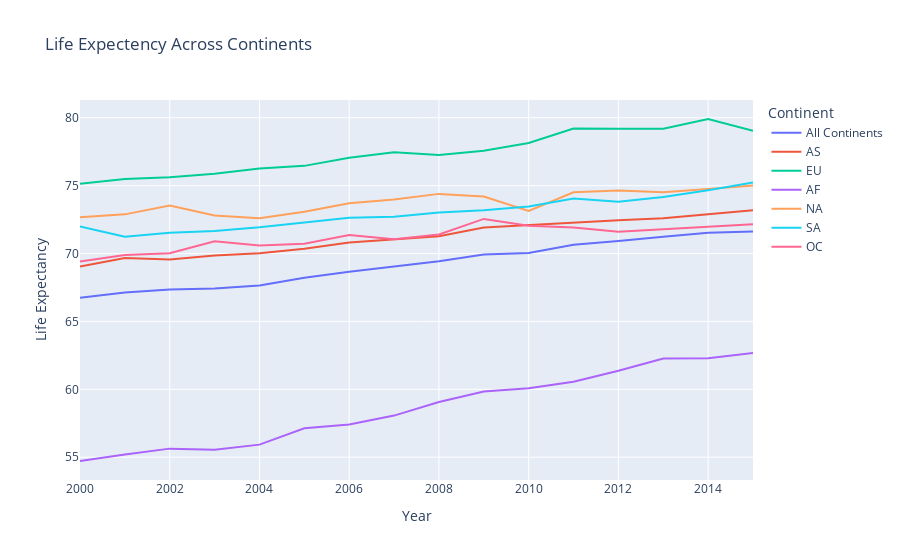

Notebook source saved alongside this figure:
### Code cell
# A temporary data frame, will be created to obtain the yearly average
# life expectancy for all the continents combined.
all_continents = life_exp.groupby("Year").mean().reset_index()
all_continents["Continent"] = "All Continents"
# The for loop below will find the yearly average life expectancy
# for each continent and then merge it with the all_continents data frame.
for continent in list(life_exp["Continent"].unique()):
  continent_df = life_exp[life_exp["Continent"] == continent]
  continent_df = continent_df.groupby("Year").mean().reset_index()
  continent_df["Continent"] = str(continent)
  all_continents = pd.merge(all_continents, continent_df, how="outer")
# At this point, the all_continents data frame has the annual average
# life expectancy for each continent as well as the annual average
# life expectancy for all the continents combined.
life_exp_fig = px.line(all_continents, x="Year", y="Life Expectancy",
                       color="Continent",
                       title='Life Expectency Across Continents')
life_exp_fig.show()

### Figure 1 — Plotly figure (JSON) as saved in the notebook; plotly's stock layout.template omitted (floating-point values rounded to 4 significant figures)
{"data": [{"hovertemplate": "Continent=All Continents<br>Year=%{x}<br>Life Expectancy=%{y}<extra></extra>", "legendgroup": "All Continents", "line": {"color": "#636efa", "dash": "solid"}, "marker": {"symbol": "circle"}, "mode": "lines", "name": "All Continents", "orientation": "v", "showlegend": true, "type": "scatter", "x": [2000, 2001, 2002, 2003, 2004, 2005, 2006, 2007, 2008, 2009, 2010, 2011, 2012, 2013, 2014, 2015], "xaxis": "x", "y": [66.75, 67.13, 67.35, 67.43, 67.65, 68.21, 68.67, 69.04, 69.43, 69.94, 70.05, 70.65, 70.92, 71.24, 71.54, 71.62], "yaxis": "y"}, {"hovertemplate": "Continent=AS<br>Year=%{x}<br>Life Expectancy=%{y}<extra></extra>", "legendgroup": "AS", "line": {"color": "#EF553B", "dash": "solid"}, "marker": {"symbol": "circle"}, "mode": "lines", "name": "AS", "orientation": "v", "showlegend": true, "type": "scatter", "x": [2000, 2001, 2002, 2003, 2004, 2005, 2006, 2007, 2008, 2009, 2010, 2011, 2012, 2013, 2014, 2015], "xaxis": "x", "y": [69.04, 69.68, 69.56, 69.86, 70.02, 70.35, 70.82, 71.07, 71.27, 71.92, 72.11, 72.3, 72.46, 72.59, 72.88, 73.19], "yaxis": "y"}, {"hovertemplate": "Continent=EU<br>Year=%{x}<br>Life Expectancy=%{y}<extra></extra>", "legendgroup": "EU", "line": {"color": "#00cc96", "dash": "solid"}, "marker": {"symbol": "circle"}, "mode": "lines", "name": "EU", "orientation": "v", "showlegend": true, "type": "scatter", "x": [2000, 2001, 2002, 2003, 2004, 2005, 2006, 2007, 2008, 2009, 2010, 2011, 2012, 2013, 2014, 2015], "xaxis": "x", "y": [75.15, 75.49, 75.62, 75.87, 76.27, 76.46, 77.05, 77.46, 77.26, 77.57, 78.14, 79.21, 79.2, 79.2, 79.91, 79.04], "yaxis": "y"}, {"hovertemplate": "Continent=AF<br>Year=%{x}<br>Life Expectancy=%{y}<extra></extra>", "legendgroup": "AF", "line": {"color": "#ab63fa", "dash": "solid"}, "marker": {"symbol": "circle"}, "mode": "lines", "name": "AF", "orientation": "v", "showlegend": true, "type": "scatter", "x": [2000, 2001, 2002, 2003, 2004, 2005, 2006, 2007, 2008, 2009, 2010, 2011, 2012, 2013, 2014, 2015], "xaxis": "x", "y": [54.72, 55.21, 55.63, 55.56, 55.93, 57.13, 57.41, 58.06, 59.07, 59.84, 60.08, 60.56, 61.37, 62.27, 62.29, 62.67], "yaxis": "y"}, {"hovertemplate": "Continent=NA<br>Year=%{x}<br>Life Expectancy=%{y}<extra></extra>", "legendgroup": "NA", "line": {"color": "#FFA15A", "dash": "solid"}, "marker": {"symbol": "circle"}, "mode": "lines", "name": "NA", "orientation": "v", "showlegend": true, "type": "scatter", "x": [2000, 2001, 2002, 2003, 2004, 2005, 2006, 2007, 2008, 2009, 2010, 2011, 2012, 2013, 2014, 2015], "xaxis": "x", "y": [72.68, 72.89, 73.53, 72.8, 72.6, 73.08, 73.7, 73.99, 74.4, 74.2, 73.14, 74.51, 74.65, 74.52, 74.76, 75.01], "yaxis": "y"}, {"hovertemplate": "Continent=SA<br>Year=%{x}<br>Life Expectancy=%{y}<extra></extra>", "legendgroup": "SA", "line": {"color": "#19d3f3", "dash": "solid"}, "marker": {"symbol": "circle"}, "mode": "lines", "name": "SA", "orientation": "v", "showlegend": true, "type": "scatter", "x": [2000, 2001, 2002, 2003, 2004, 2005, 2006, 2007, 2008, 2009, 2010, 2011, 2012, 2013, 2014, 2015], "xaxis": "x", "y": [72, 71.24, 71.53, 71.67, 71.93, 72.26, 72.63, 72.71, 73.02, 73.19, 73.46, 74.06, 73.81, 74.16, 74.66, 75.23], "yaxis": "y"}, {"hovertemplate": "Continent=OC<br>Year=%{x}<br>Life Expectancy=%{y}<extra></extra>", "legendgroup": "OC", "line": {"color": "#FF6692", "dash": "solid"}, "marker": {"symbol": "circle"}, "mode": "lines", "name": "OC", "orientation": "v", "showlegend": true, "type": "scatter", "x": [2000, 2001, 2002, 2003, 2004, 2005, 2006, 2007, 2008, 2009, 2010, 2011, 2012, 2013, 2014, 2015], "xaxis": "x", "y": [69.42, 69.89, 70.03, 70.91, 70.6, 70.72, 71.36, 71.05, 71.4, 72.55, 72.05, 71.92, 71.6, 71.8, 71.97, 72.16], "yaxis": "y"}], "layout": {"legend": {"title": {"text": "Continent"}, "tracegroupgap": 0}, "title": {"text": "Life Expectency Across Continents"}, "xaxis": {"anchor": "y", "domain": [0, 1], "title": {"text": "Year"}}, "yaxis": {"anchor": "x", "domain": [0, 1], "title": {"text": "Life Expectancy"}}}}
